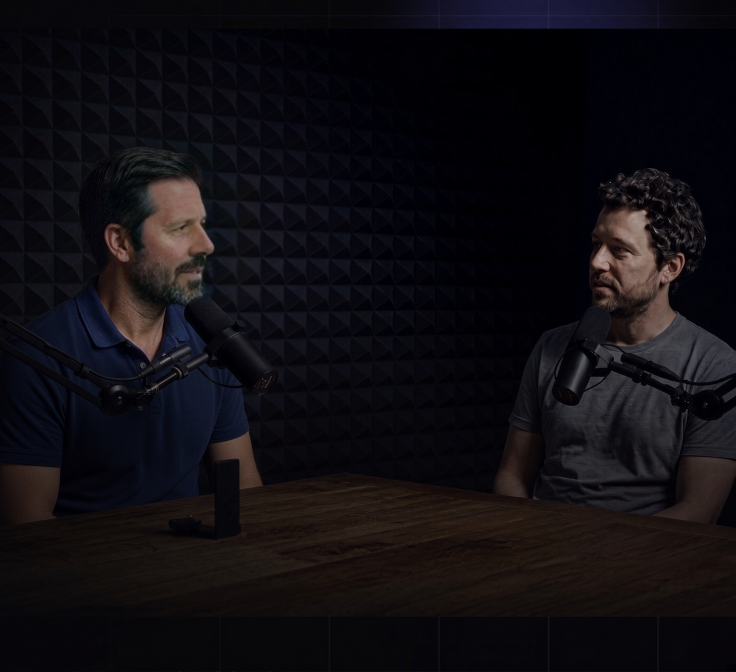
#> input picture biblical-manhood/studio/training-video/wes-heygen-clips-L01/08-locked-intro-v12/source/v11-assets/hero-table-LIVE-v11.jpg, 1472 x 1344 px, given in place of logo-lockup.jpg, which was not available (shown at 1/2 size)
$ python render.py ../../wes-heygen-clips-L01/08-locked-intro-v12/source/v11-assets/hero-table-LIVE-v11.jpg
#> lines starting #> are read from the running program, lines starting #| are printed output that depends on the picture
"""Render the Steadfast Men course graphics package (1920x1080 keyframes).

Brand values come from walksteadfast.com's styles.css (aaronmaberry/steadfast):
Geist / Geist Mono (OFL), --bg #07070A, --text #F4F4F5, --accent #8B9CFF, --accent-2 #5B6EF5.
"""
import pathlib, sys
import numpy as np
from PIL import Image
from playwright.sync_api import sync_playwright

ROOT = pathlib.Path(__file__).parent
HTML = ROOT / "html"
OUT = ROOT / "out"
HTML.mkdir(exist_ok=True); OUT.mkdir(exist_ok=True)

# --- logo with real alpha (from the locked JPG on near-black) -------------------------
src = np.asarray(Image.open(ROOT / "img/logo-lockup.jpg").convert("RGB")).astype(np.float32)
mx = src.max(axis=2)
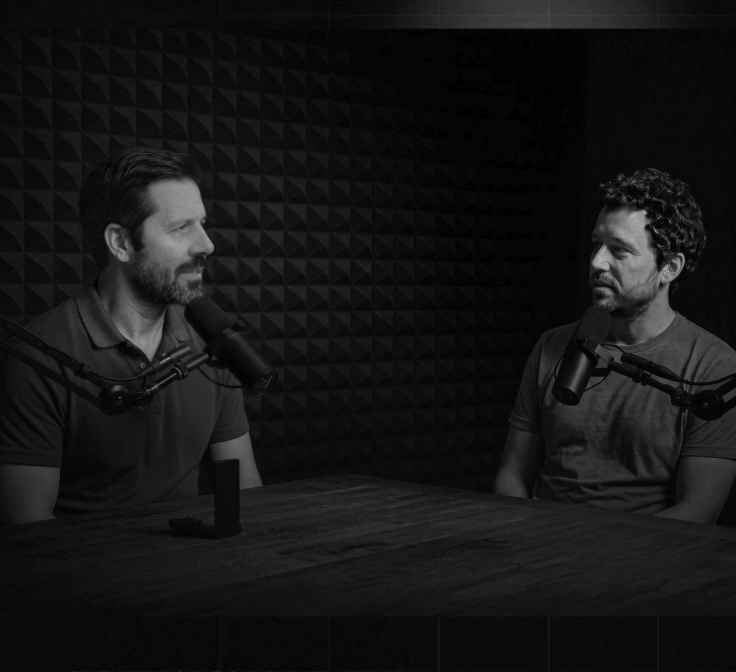
#> mx: shape (1344, 1472) float32 (shown at 1/2 size); min 0, max 205, mean 21.1
a = np.clip((mx - 8) / (src.max() - 8), 0, 1)
rgb = np.where(a[..., None] > 0.02, np.clip(src / np.maximum(a[..., None], 1e-3), 0, 255), 0)
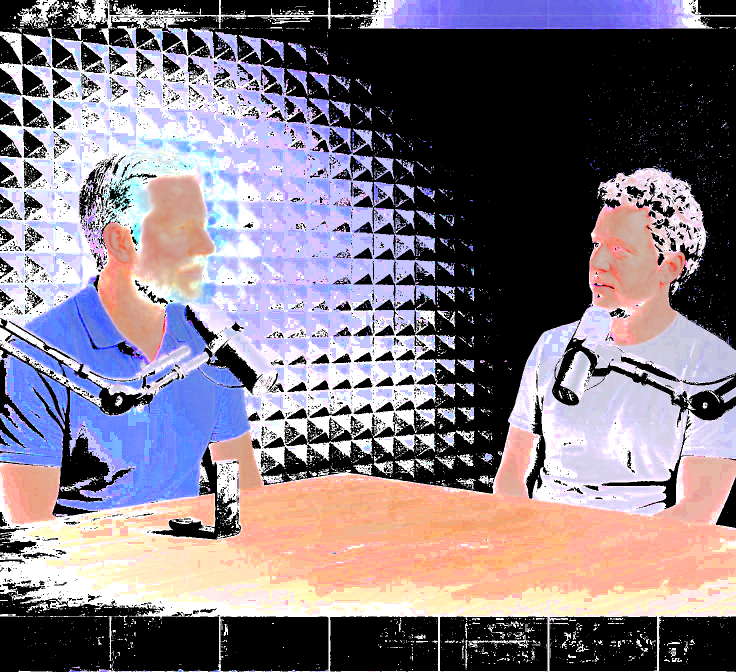
#> rgb: shape (1344, 1472, 3) float32 (shown at 1/2 size); mean R, G, B 132, 121.5, 132.6
Image.fromarray(np.dstack([rgb, a * 255]).astype(np.uint8), "RGBA").save(ROOT / "img/logo-alpha.png")
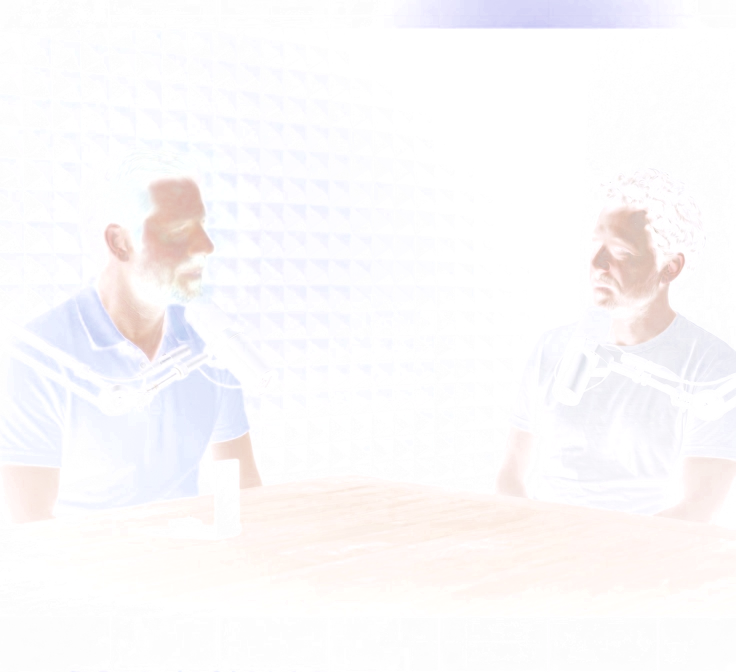
#> saved as logo-alpha.png: PIL image 1472x1344 RGBA (shown at 1/2 size); mean R, G, B, A 131.5, 121.1, 132.2, 17.1; transparent parts drawn white

CSS = """
@font-face{font-family:'Geist';font-weight:300;src:url(../fonts/Geist-Light.woff2)}
@font-face{font-family:'Geist';font-weight:400;src:url(../fonts/Geist-Regular.woff2)}
@font-face{font-family:'Geist';font-weight:500;src:url(../fonts/Geist-Medium.woff2)}
@font-face{font-family:'Geist';font-weight:600;src:url(../fonts/Geist-SemiBold.woff2)}
@font-face{font-family:'Geist Mono';font-weight:400;src:url(../fonts/GeistMono-Regular.woff2)}
@font-face{font-family:'Geist Mono';font-weight:500;src:url(../fonts/GeistMono-Medium.woff2)}
:root{--bg:#07070A;--bg2:#0C0C10;--surface:#121218;--surface2:#18181F;--text:#F4F4F5;--muted:#A1A1AA;
--faint:#71717A;--line:rgba(255,255,255,.08);--line2:rgba(255,255,255,.14);--accent:#8B9CFF;--accent2:#5B6EF5}
*{box-sizing:border-box;margin:0;padding:0}
html,body{width:1920px;height:1080px;overflow:hidden;background:transparent}
.frame{position:relative;width:1920px;height:1080px;overflow:hidden;color:var(--text);font-family:'Geist';
 letter-spacing:-0.014em;-webkit-font-smoothing:antialiased;background:var(--bg)}
.frame.field{background:linear-gradient(180deg,#0C0C10 0%,#07070A 62%)}
.frame.alpha{background:transparent}
.glow{position:absolute;border-radius:50%;filter:blur(40px);pointer-events:none}
.grain{position:absolute;inset:0;background:url(../img/mesh.jpg);background-size:700px;mix-blend-mode:overlay;opacity:.05}
.vig{position:absolute;inset:0;background:radial-gradient(ellipse 75% 70% at 50% 45%,rgba(0,0,0,0) 55%,rgba(0,0,0,.42) 100%)}
.safe{position:absolute;left:128px;right:128px;top:112px;bottom:112px}
.label{font-family:'Geist Mono';font-weight:500;font-size:24px;letter-spacing:.18em;text-transform:uppercase;color:var(--faint)}
.label.a{color:var(--accent)}
.mono{font-family:'Geist Mono';letter-spacing:.1em;text-transform:uppercase}
.hl{background:rgba(139,156,255,.24);border-radius:6px;padding:0 .12em;-webkit-box-decoration-break:clone;box-decoration-break:clone}
.ul{text-decoration:underline;text-decoration-color:var(--accent);text-decoration-thickness:4px;text-underline-offset:10px}
.rule{height:1px;background:var(--line2)}
.logo{background:url(../img/logo-alpha.png) center/contain no-repeat}
.plate{position:absolute;inset:0;background-size:cover;background-position:center}
.prog{display:flex;gap:28px}
.prog .grp{display:flex;flex-direction:column;gap:12px}
.prog .ticks{display:flex;gap:6px}
.prog .t{width:40px;height:4px;border-radius:2px;background:rgba(255,255,255,.14)}
.prog .t.done{background:var(--accent2)}
.prog .t.now{background:var(--accent);box-shadow:0 0 12px rgba(139,156,255,.8)}
.prog .gl{font-family:'Geist Mono';font-weight:400;font-size:20px;letter-spacing:.1em;color:var(--faint);text-transform:uppercase;white-space:nowrap}
.prog .gl.on{color:var(--muted)}
.panel{position:absolute;background:rgba(18,18,24,.94);border:1px solid var(--line2);border-radius:12px;
 backdrop-filter:blur(8px)}
.cap{position:absolute;left:50%;transform:translateX(-50%);bottom:92px;text-align:center;font-weight:500;font-size:52px;
 line-height:1.25;letter-spacing:-0.005em;color:var(--text)}
.cap span{background:rgba(7,7,10,.72);border-radius:10px;padding:4px 20px;-webkit-box-decoration-break:clone;box-decoration-break:clone}
"""

MARKS = ["Stop Waiting", "Pick Up the Weight", "Go First", "Work for God's Pay"]


def progress(lesson, labels=True):
    """24 lessons = 4 marks x 6. lesson 0 = intro (nothing lit)."""
#> called with lesson = 0, labels = True
    out = ['<div class="prog">']
    for g in range(4):
        out.append('<div class="grp"><div class="ticks">')
        for i in range(6):
            n = g * 6 + i + 1
            cls = "t done" if n < lesson else ("t now" if n == lesson else "t")
            out.append(f'<div class="{cls}"></div>')
        out.append("</div>")
        if labels:
            on = " on" if (lesson - 1) // 6 == g and lesson > 0 else ""
            out.append(f'<div class="gl{on}">{MARKS[g]}</div>')
        out.append("</div>")
    out.append("</div>")
    return "".join(out)


def page(body, cls="field", glow=True, grain=True, vig=True):
    g = ""
    if glow:
        g = ('<div class="glow" style="left:980px;top:-260px;width:1300px;height:900px;'
             'background:radial-gradient(closest-side,rgba(91,110,245,.16),rgba(91,110,245,0))"></div>')
    return (f'<!doctype html><html><head><meta charset="utf-8"><style>{CSS}</style></head><body>'
            f'<div class="frame {cls}">{g}{body}'
            f'{"<div class=vig></div>" if vig else ""}{"<div class=grain></div>" if grain else ""}</div></body></html>')


CARDS = {}

# 01 Opening / course title treatment
CARDS["01-opening-course-title"] = page("""
<div class="glow" style="left:460px;top:250px;width:1000px;height:520px;background:radial-gradient(closest-side,rgba(91,110,245,.30),rgba(91,110,245,0))"></div>
<div class="logo" style="position:absolute;left:560px;top:330px;width:800px;height:289px"></div>
<div class="label" style="position:absolute;left:0;right:0;top:700px;text-align:center;color:var(--muted)">The path &nbsp;·&nbsp; 24 lessons</div>
""", glow=False)

# 02 Lesson title card
CARDS["02-lesson-title"] = page(f"""
<div class="safe">
 <div class="logo" style="position:absolute;left:0;top:0;width:250px;height:90px;opacity:.95"></div>
 <div style="position:absolute;left:0;top:300px">
  <div class="label a">Lesson 00</div>
  <div style="font-weight:600;font-size:120px;line-height:1.02;letter-spacing:-0.025em;margin-top:22px">Introduction</div>
  <div style="font-weight:300;font-size:46px;line-height:1.25;color:var(--muted);margin-top:26px">24 lessons. One act, at your pace.</div>
 </div>
 <div style="position:absolute;left:0;bottom:0">{progress(0)}</div>
</div>""")

# 03 Chapter divider
CARDS["03-chapter-divider"] = page("""
<div class="safe">
 <div style="position:absolute;left:0;top:330px;width:100%">
  <div class="label a">Chapter 02 &nbsp;/&nbsp; 04</div>
  <div style="font-weight:600;font-size:96px;line-height:1.04;letter-spacing:-0.022em;margin-top:22px">The road ahead</div>
  <div class="rule" style="margin-top:44px;width:100%"></div>
  <div style="display:flex;gap:10px;margin-top:28px">
   <div style="width:72px;height:4px;border-radius:2px;background:var(--accent2)"></div>
   <div style="width:72px;height:4px;border-radius:2px;background:var(--accent);box-shadow:0 0 12px rgba(139,156,255,.8)"></div>
   <div style="width:72px;height:4px;border-radius:2px;background:rgba(255,255,255,.14)"></div>
   <div style="width:72px;height:4px;border-radius:2px;background:rgba(255,255,255,.14)"></div>
  </div>
 </div>
</div>""")

VERSE = ('Therefore, my dear brothers and sisters, <span class="hl">stand firm</span>. Let nothing move you. '
         'Always give yourselves <span class="hl ul">fully</span> to the work of the Lord, because you know '
         'that your labor in the Lord is not in vain.')

# 04 Scripture card, full frame
CARDS["04-scripture-full"] = page(f"""
<div class="safe">
 <div style="position:absolute;left:0;top:110px;width:1460px">
  <div class="label">Scripture</div>
  <div style="display:flex;align-items:baseline;gap:18px;margin-top:20px">
   <div style="font-weight:600;font-size:60px;letter-spacing:-0.02em">1 Corinthians 15:58</div>
   <div class="label" style="font-size:22px">NIV</div></div>
  <div style="font-weight:300;font-size:54px;line-height:1.4;letter-spacing:-0.008em;margin-top:44px">{VERSE}</div>
 </div>
</div>""")

# 05 Scripture split board (board left, Wes right) — composite on a locked plate
CARDS["05-scripture-split"] = page(f"""
<div class="plate" style="background-image:url(../plates/p08.jpg)"></div>
<div style="position:absolute;left:0;top:0;width:1060px;height:1080px;background:linear-gradient(90deg,#0C0C10 0%,#0C0C10 83%,rgba(12,12,16,0) 100%)"></div>
<div style="position:absolute;left:128px;top:190px;width:700px">
  <div class="label">Scripture</div>
  <div style="display:flex;align-items:baseline;gap:14px;margin-top:18px">
   <div style="font-weight:600;font-size:50px;letter-spacing:-0.02em">1 Corinthians 15:58</div>
   <div class="label" style="font-size:20px">NIV</div></div>
  <div style="font-weight:300;font-size:42px;line-height:1.4;margin-top:34px">{VERSE}</div>
</div>""", glow=False)

# 06 Key principle / framework board — the four marks
rows = "".join(
    f'<div style="display:flex;align-items:baseline;gap:34px;padding:22px 0;border-top:1px solid var(--line2)">'
    f'<div class="label a" style="width:60px">0{i+1}</div>'
    f'<div style="font-weight:500;font-size:58px;letter-spacing:-0.02em;flex:1">{m}</div>'
    f'<div class="label" style="font-size:20px;color:var(--muted)">{ref}</div></div>'
    for i, (m, ref) in enumerate(zip(MARKS, ["James 4:17", "Galatians 6:5", "John 10:4", "Colossians 3:23–24"])))
CARDS["06-key-principle-four-marks"] = page(f"""
<div class="safe">
 <div style="position:absolute;left:0;top:40px;width:100%">
  <div class="label a">The measure</div>
  <div style="font-weight:600;font-size:84px;letter-spacing:-0.025em;margin:18px 0 46px">Four marks. No fifth.</div>
  {rows}<div style="border-top:1px solid var(--line2)"></div>
 </div>
</div>""")

# 07 Definition card
CARDS["07-definition"] = page("""
<div class="safe">
 <div style="position:absolute;left:0;top:300px;width:1400px">
  <div class="label">Definition</div>
  <div style="font-weight:600;font-size:104px;letter-spacing:-0.025em;margin-top:20px">God&#8217;s pay</div>
  <div style="font-weight:300;font-size:56px;line-height:1.25;color:var(--text);margin-top:20px">A Father&#8217;s inheritance, <span class="hl">not wages</span>.</div>
  <div class="label" style="margin-top:44px;font-size:20px;color:var(--muted)">Colossians 3:23–24</div>
 </div>
</div>""")

# 08 Quote card
CARDS["08-quote"] = page("""
<div class="safe">
 <div style="position:absolute;left:0;top:300px;width:1500px">
  <div style="font-weight:400;font-size:76px;line-height:1.14;letter-spacing:-0.022em">&#8220;What I hope you walk away with isn&#8217;t <span class="hl">a stack of notes</span>.&#8221;</div>
  <div class="label" style="margin-top:44px">Wes Hart</div>
 </div>
</div>""")

# 09 Write-this-down panel (overlay over Wes)
CARDS["09-write-this-down-overlay"] = page("""
<div class="plate" style="background-image:url(../plates/p08.jpg)"></div>
<div class="panel" style="left:128px;top:236px;width:700px;padding:44px 48px 48px">
 <div class="label a">Write this down</div>
 <div style="font-weight:500;font-size:48px;line-height:1.32;letter-spacing:-0.018em;margin-top:24px">
  Stop waiting.<br>Pick up the weight.<br>Go first.<br>Work for God&#8217;s pay.</div>
</div>""", glow=False, vig=False)

# 10 Reflection card
CARDS["10-reflection"] = page("""
<div class="safe">
 <div style="position:absolute;left:0;top:330px;width:1400px">
  <div class="label a">Pause and reflect</div>
  <div style="font-weight:400;font-size:76px;line-height:1.14;letter-spacing:-0.022em;margin-top:24px">Look honestly at what you were handed.</div>
  <div class="label" style="margin-top:48px;font-size:20px">Sit with it for a moment</div>
 </div>
</div>""")

# 11 Action step — the act
CARDS["11-action-the-act"] = page("""
<div class="safe">
 <div style="position:absolute;left:0;top:250px;width:1500px">
  <div class="label a">The act</div>
  <div style="font-weight:600;font-size:92px;line-height:1.08;letter-spacing:-0.025em;margin-top:24px">Write the act here.<br>One sentence.<br><span style="color:var(--accent)">Then do it.</span></div>
  <div style="margin-top:70px;width:1100px;border-bottom:2px solid var(--line2);height:2px"></div>
 </div>
</div>""")

# 12 Practical challenge card
CARDS["12-challenge"] = page("""
<div class="safe">
 <div style="position:absolute;left:0;top:330px;width:1500px">
  <div class="label a">Before Lesson 01</div>
  <div style="font-weight:500;font-size:80px;line-height:1.12;letter-spacing:-0.022em;margin-top:24px">Print the pages.<br>Leave them on the table.</div>
 </div>
</div>""")

# 13 Progress indicator, standalone overlay (transparent)
CARDS["13-progress-overlay"] = (page(f"""
<div style="position:absolute;left:128px;bottom:112px">{progress(1)}</div>""", cls="alpha", glow=False, grain=False, vig=False), True)

# 14 Lower third with disclosure (overlay preview on Wes)
CARDS["14-lower-third"] = page("""
<div class="plate" style="background-image:url(../plates/p08.jpg)"></div>
<div style="position:absolute;left:0;bottom:0;width:1100px;height:420px;background:radial-gradient(ellipse at 0% 100%,rgba(7,7,10,.72),rgba(7,7,10,0) 70%)"></div>
<div style="position:absolute;left:128px;top:752px;display:flex;gap:22px;align-items:stretch">
 <div style="width:3px;border-radius:2px;background:var(--accent)"></div>
 <div><div style="font-weight:500;font-size:46px;letter-spacing:-0.02em">Wes Hart</div>
  <div class="label" style="font-size:20px;color:var(--muted);margin-top:8px">Steadfast Men</div></div>
</div>""", glow=False, vig=False)

# 14b lower third alone, transparent
CARDS["14b-lower-third-alpha"] = (page("""
<div style="position:absolute;left:128px;top:752px;display:flex;gap:22px;align-items:stretch">
 <div style="width:3px;border-radius:2px;background:var(--accent)"></div>
 <div><div style="font-weight:500;font-size:46px;letter-spacing:-0.02em;text-shadow:0 2px 18px rgba(0,0,0,.6)">Wes Hart</div>
  <div class="label" style="font-size:20px;color:var(--muted);margin-top:8px;text-shadow:0 2px 12px rgba(0,0,0,.7)">Steadfast Men</div></div>
</div>""", cls="alpha", glow=False, grain=False, vig=False), True)

# 15 Closing recap
recap = ["See what God built a man for.", "Look honestly at what you were handed.",
         "Have a few men who actually know you.", "Make real moves someone at home notices."]
CARDS["15-closing-recap"] = page("""
<div class="safe"><div style="position:absolute;left:0;top:150px;width:1500px">
 <div class="label a">What you&#8217;ll carry</div>
 <div style="margin-top:34px">""" + "".join(
    f'<div style="display:flex;gap:34px;align-items:baseline;padding:20px 0;border-top:1px solid var(--line2)">'
    f'<div class="label" style="width:56px">0{i+1}</div><div style="font-weight:400;font-size:54px;letter-spacing:-0.018em">{t}</div></div>'
    for i, t in enumerate(recap)) + """<div style="border-top:1px solid var(--line2)"></div></div></div></div>""")

# 16 Next lesson preview
CARDS["16-next-lesson"] = page(f"""
<div class="safe">
 <div style="position:absolute;left:0;top:250px;width:760px">
  <div class="label a">Next &nbsp;·&nbsp; Lesson 01</div>
  <div style="font-weight:600;font-size:96px;line-height:1.04;letter-spacing:-0.025em;margin-top:22px">A Quiet Tuesday</div>
  <div class="label" style="margin-top:26px;color:var(--muted)">Stop Waiting &nbsp;·&nbsp; 1 of 6</div>
 </div>
 <div style="position:absolute;right:0;top:170px;width:820px;height:461px;border-radius:12px;overflow:hidden;border:1px solid var(--line2);
   background:url(../img/lesson-01.jpg) center/cover"></div>
 <div style="position:absolute;left:0;bottom:0">{progress(1)}</div>
</div>""")

# 17 Caption style on picture
CARDS["17-caption-style"] = page("""
<div class="plate" style="background-image:url(../plates/p08.jpg)"></div>
<div class="cap" style="width:1500px"><span>Married, single, divorced, new dad,</span><br><span>or your kids are taller than you now.</span></div>
""", glow=False, vig=False)

# 18 Resources (closing segment)
res = [("Podcast", "Walk Steadfast"), ("YouTube", "@steadfastwalk"), ("Socials", "@steadfastwalk"),
       ("Book &amp; workbook", "walksteadfast.com/shop"), ("Give", "walksteadfast.com/give")]
CARDS["18-resources"] = page("""
<div class="safe"><div style="position:absolute;left:0;top:150px;width:1300px">
 <div class="label a">Between lessons</div>
 <div style="font-weight:600;font-size:80px;letter-spacing:-0.025em;margin:18px 0 40px">Keep walking.</div>""" + "".join(
    f'<div style="display:flex;align-items:baseline;padding:18px 0;border-top:1px solid var(--line2)">'
    f'<div class="label" style="width:420px">{k}</div><div style="font-weight:400;font-size:46px;letter-spacing:-0.015em">{v}</div></div>'
    for k, v in res) + """<div style="border-top:1px solid var(--line2)"></div></div></div>""")

# 19 End credits with NIV notice + disclosure
CARDS["19-end-credits"] = page("""
<div class="logo" style="position:absolute;left:760px;top:250px;width:400px;height:145px"></div>
<div style="position:absolute;left:360px;right:360px;top:500px;text-align:center;font-size:24px;line-height:1.6;color:var(--muted)">
 Created by Wes Hart.<br><br>
 Scripture quotations taken from The Holy Bible, New International Version® NIV®.<br>
 Copyright © 1973, 1978, 1984, 2011 by Biblica, Inc. Used with permission. All rights reserved worldwide.<br><br>
 <span class="mono" style="font-size:20px;color:var(--faint)">© 2026 Steadfast Men &nbsp;·&nbsp; walksteadfast.com</span>
</div>""", glow=False)

THUMB = page("""
<div class="plate" style="background-image:url(../plates/p08.jpg)"></div>
<div style="position:absolute;left:0;top:0;width:1060px;height:1080px;background:linear-gradient(90deg,#07070A 0%,#07070A 83%,rgba(7,7,10,0) 100%)"></div>
<div style="position:absolute;left:120px;top:150px">
 <div class="label a" style="font-size:40px">Lesson 00</div>
 <div style="font-weight:600;font-size:176px;line-height:.98;letter-spacing:-0.035em;margin-top:30px">Before<br>you<br>start.</div>
</div>
<div class="logo" style="position:absolute;left:120px;bottom:110px;width:300px;height:108px"></div>
""", glow=False)
CARDS["20-thumbnail"] = THUMB

if __name__ == "__main__":
    only = set(sys.argv[1:])
#> (the run stopped early here; a loop or call above may not have finished)
